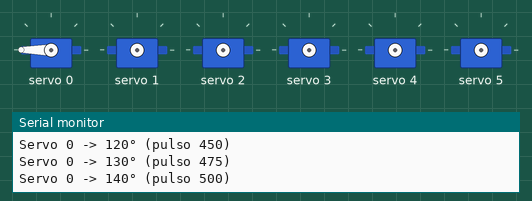
Recording of a sketch running on a simulated ESP8266 (NodeMCU). On the bench: 6 × servo, the last lines printed to the serial monitor.

Above: at 0.9 s.
At 3.7 s:
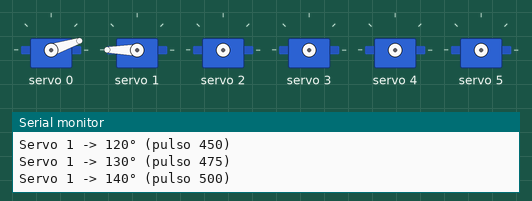
At 9.3 s:
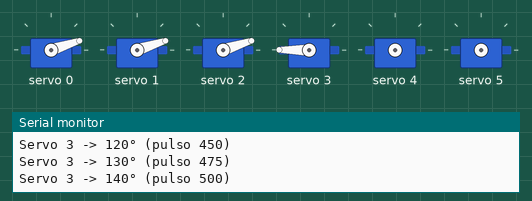
At 18.5 s:
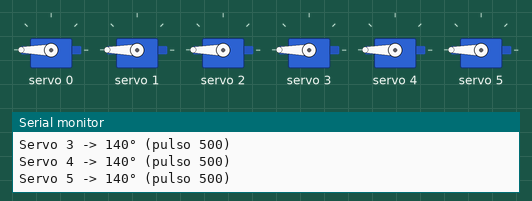
At 21.4 s:
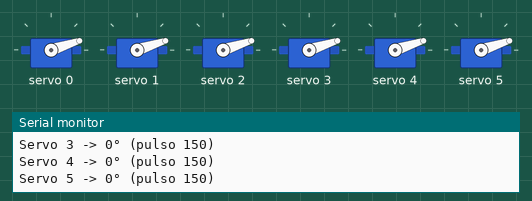
At 37.4 s:
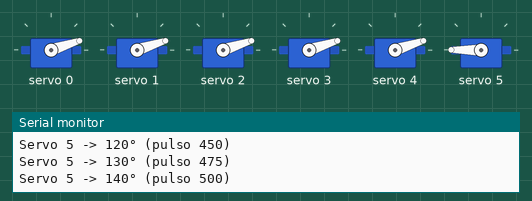
Timing chart, 0 to 40.0 s (numbered marks = the images above):
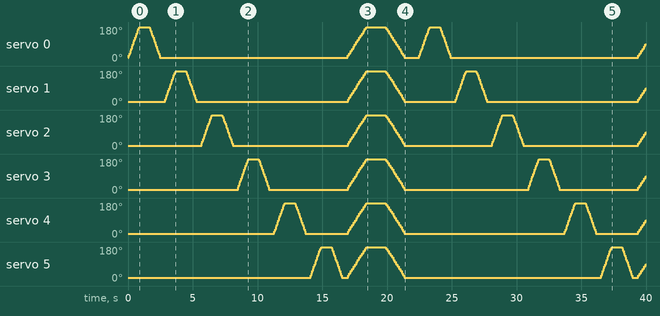

The sketch:

esp82_biped.ino
```cpp
#include <Wire.h>
#include <Adafruit_PWMServoDriver.h>

Adafruit_PWMServoDriver pca = Adafruit_PWMServoDriver(0x40);

#define SERVOMIN 150
#define SERVOMAX 600

void setup() {
  Serial.begin(115200);
  Serial.println("Iniciando test de 6 servos con PCA9685 + ESP8266");

  // Pines oficiales del ESP8266
  // SDA = D2 (GPIO 4)
  // SCL = D1 (GPIO 5)
  Wire.begin(4, 5);

  pca.begin();
  pca.setPWMFreq(50);  // Frecuencia estándar de servos
  delay(10);
}

int angleToPulse(int angle) {
  return map(angle, 0, 180, SERVOMIN, SERVOMAX);
}

void setServo(int channel, int angle) {
  angle = constrain(angle, 0, 180);
  int pulse = angleToPulse(angle);
  pca.setPWM(channel, 0, pulse);
  Serial.printf("Servo %d -> %d° (pulso %d)\n", channel, angle, pulse);
}

void testServo(int channel) {
  Serial.printf("\n--- Probando servo %d ---\n", channel);

  for (int a = 0; a <= 180; a += 10) {
    setServo(channel, a);
    delay(60);
  }
  delay(200);

  for (int a = 180; a >= 0; a -= 10) {
    setServo(channel, a);
    delay(60);
  }
  delay(300);
}

void loop() {

  // 🔹 Test 1: mover cada servo individualmente
  for (int s = 0; s < 6; s++) {
    testServo(s);
  }

  // 🔹 Test 2: mover los 6 servos juntos (sincronizados)
  Serial.println("\n--- Moviendo todos los servos juntos ---");

  for (int a = 0; a <= 180; a += 10) {
    for (int s = 0; s < 6; s++) {
      setServo(s, a);
    }
    delay(100);
  }
  delay(400);

  for (int a = 180; a >= 0; a -= 10) {
    for (int s = 0; s < 6; s++) {
      setServo(s, a);
    }
    delay(100);
  }
  delay(1000);

}
```
